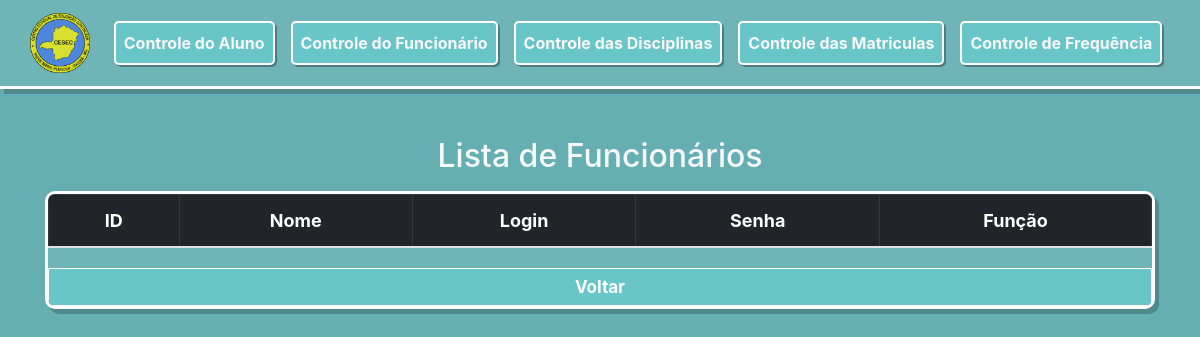
Page /professor/ListaProfessor.php on the earlier database version.
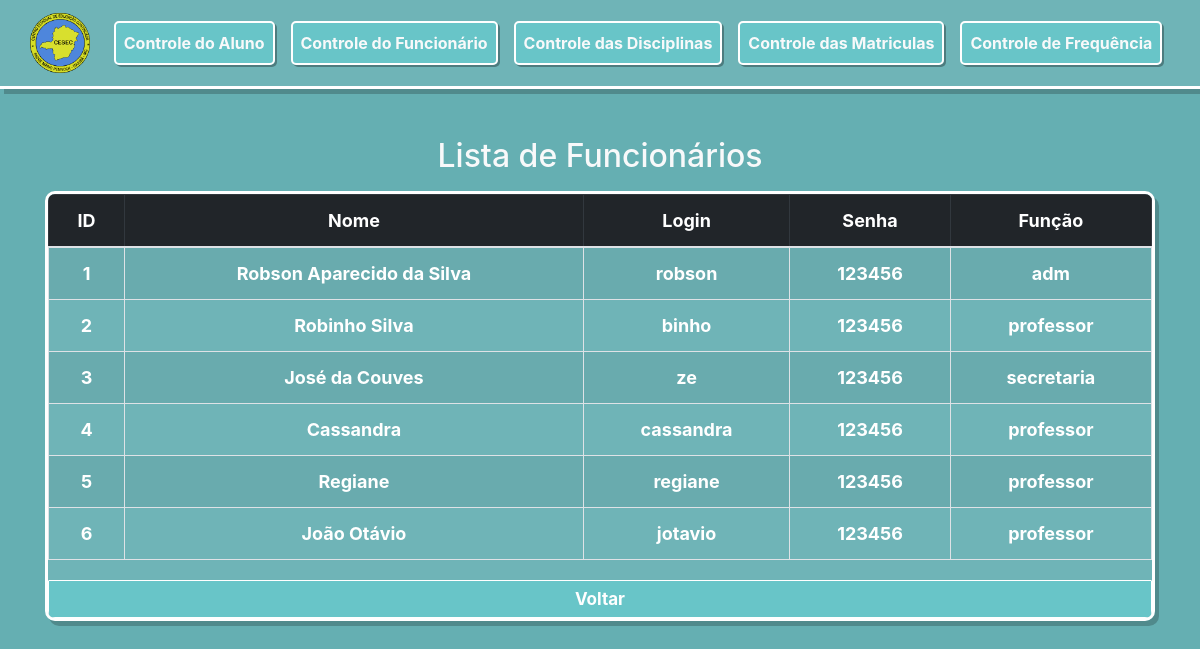
Same page on the later database version.
### tables this page shows
CREATE TABLE `professor` (
  `id` int(11) NOT NULL,
  `nome` varchar(100) NOT NULL,
  `login` varchar(20) NOT NULL,
  `senha` int(11) NOT NULL,
  `tipo` set('adm','secretaria','professor','') NOT NULL
);

### professor/ListaProfessor.php (the view, shortened to what this page needs)
<!DOCTYPE html>
<html>
    <head>
    </head>
	<link rel="stylesheet" href="../css/bootstrap.css" >
	<link rel="stylesheet" href="../css/Professor.css" >
	<?php
	include_once ("../conexao.php");
	$query = "SELECT * FROM professor";
	$resultado = mysqli_query($con, $query);
	?>
    <body style="background-color:#65AFB2;">
		<nav class="container-fluid mx-auto navbar navbar-expand-lg corpoMenu main-nav navbar-dark sticky-top " style="font-weight:bold; ">
			<ul class="nav navbar-nav mx-auto">
				<div class="navbar-brand">
					<a class="navbar-btn mx-auto"  href="../paginaInicialAdm.php">
						<img src="../imagens/LogoProMenu.png" alt="logo" style="width:60px;">
					</a>
				</div>
				<div class="collapse navbar-collapse text-center" id="collapsibleNavbar">
					<ul class="navbar-nav">
						<li class="nav-item botoesDoMenu ml-2 mr-2">
							<a class="nav-link text-light" href="../aluno/controleAluno.php">Controle do Aluno</a>
						</li>
						<li class="nav-item botoesDoMenu ml-2 mr-2">
							<a class="nav-link text-light" href="controleProfessor.php">Controle do Funcionário</a>
						</li>
						<li class="nav-item botoesDoMenu ml-2 mr-2">
							<a class="nav-link text-light" href="../disciplina/controleDisciplinas.php">Controle das Disciplinas</a>
						</li>
						<li class="nav-item botoesDoMenu ml-2 mr-2">
							<a class="nav-link text-light" href="../matriculas/controleMatriculas.php">Controle das Matriculas</a>
						</li>
						<li class="nav-item botoesDoMenu ml-2 mr-2">
							<a class="nav-link text-light " href="../frequencia/controleFrequencia.php">Controle de Frequência</a>
						</li>
					</ul>
				</div>
			</ul>
		</nav>
		<div class="container mb-3 mt-1">
               <h2 class="mt-5 mb-3 text-light">Lista de Funcionários</h2>
                <div class="table-responsive corpoDaTable strong">
				<table class="table table-striped table-bordered">
                <thead class="table-dark text-center">
                    <tr>
                        <th scope = "col">ID</th>
                        <th scope = "col">Nome</th>
                        <th scope = "col">Login</th>
                        <th scope = "col">Senha</th>
						<th scope = "col">Função</th>
                    </tr>
                </thead>
                <?php
                    while ($r = mysqli_fetch_assoc($resultado)) {
                        echo'<tr class="text-center">'
                        . "<th scope = 'row'>" . $r['id'] . "</th>"
                        . "<td>" . $r['nome'] . "</td>"
						. "<td>" . $r['login'] . "</td>"
						. "<td>" . $r['senha'] . "</td>"
						. "<td>" . $r['tipo'] . "</td>";
                        echo"</tr>";
                    }
                    ?>
            </table>
				<div class="mx-auto">
				<a class="btn btn-light botaoVoltar strong form-control mt-1" href="../professor/controleProfessor.php">Voltar</a>
				</div>
			</div>
			</div>
    </body>
</html>

Differences in the rows shown:
added professor: id "1", nome "Robson Aparecido da Silva", login "robson", senha "123456", tipo "adm"
added professor: id "2", nome "Robinho Silva", login "binho", senha "123456", tipo "professor"
added professor: id "3", nome "José da Couves", login "ze", senha "123456", tipo "secretaria"
added professor: id "4", nome "Cassandra", login "cassandra", senha "123456", tipo "professor"
added professor: id "5", nome "Regiane", login "regiane", senha "123456", tipo "professor"
added professor: id "6", nome "João Otávio", login "jotavio", senha "123456", tipo "professor"
